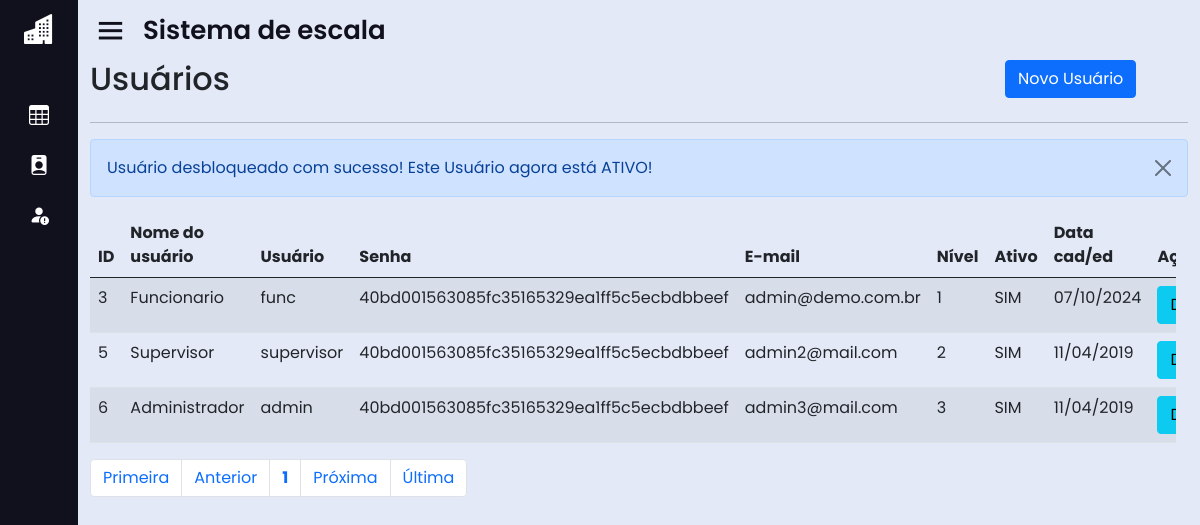
/home.php?page=lista_usu&msg=5 (signed in), run on the app's committed database.
### tables this page shows
CREATE TABLE IF NOT EXISTS `usuarios` (
  `id` int(11) unsigned NOT NULL AUTO_INCREMENT,
  `nome` varchar(50) NOT NULL,
  `usuario` varchar(25) NOT NULL,
  `senha` varchar(40) NOT NULL,
  `email` varchar(100) NOT NULL,
  `nivel` int(1) unsigned NOT NULL DEFAULT 1,
  `ativo` tinyint(1) NOT NULL DEFAULT 1,
  `dt_cadastro` datetime NOT NULL,
  PRIMARY KEY (`id`),
  UNIQUE KEY `usuario` (`usuario`),
  KEY `nivel` (`nivel`)
);

### sis/usuarios/lista_usu.php (the view, shortened to what this page needs)
<div id="main" class="container-fluid">
	<div id="top" class="row">
		<div class="col-md-10">
			<h2>Usuários</h2>
		</div>
		<div class="col-md-2">
			<a href="?page=fadd_usu" class="btn btn-primary pull-right h2">Novo Usuário</a>
		</div>
	</div>
	<hr/>
	<div><?php include "mensagens.php"; ?>	</div>
		<div id="list" class="row">
			<div class="table-responsive">
				<?php
					$quantidade = 5;
					$pagina = (isset($_GET['pagina'])) ? (int)$_GET['pagina'] : 1;
					$inicio = ($quantidade * $pagina) - $quantidade;
					$data_all = mysqli_query($con, "select * from usuarios order by id asc limit $inicio, $quantidade;");
					echo "<table class='table table-striped' cellspacing='0' cellpading='0'>";
					echo "<thead><tr>";
					echo "<td><strong>ID</strong></td>";
					echo "<td><strong>Nome do usuário</strong></td>";
					echo "<td><strong>Usuário</strong></td>";
					echo "<td class='d-none d-md-table-cell'><strong>Senha</strong></td>";
					echo "<td class='d-none d-md-table-cell'><strong>E-mail</strong></td>";
					echo "<td class='d-none d-md-table-cell'><strong>Nível</strong></td>";
					echo "<td class='d-none d-md-table-cell'><strong>Ativo</strong></td>";
					echo "<td class='d-none d-md-table-cell'><strong>Data cad/ed</strong></td>";
					echo "<td class='actions'><strong>Ações</strong></td>";
					echo "</tr></thead><tbody>";
					while($info = mysqli_fetch_array($data_all)){
						echo "<tr>";
						echo "<td>".$info['id']."</td>";
						echo "<td>".$info['nome']."</td>";
						echo "<td>".$info['usuario']."</td>";
						echo "<td class='d-none d-md-table-cell'>".$info['senha']."</td>";
						echo "<td class='d-none d-md-table-cell'>".$info['email']." </td>";
						echo "<td class='d-none d-md-table-cell'>".$info['nivel']."</td>";
						if($info['ativo'] == 1){
							echo "<td class='d-none d-md-table-cell'>SIM</td>";
						}else if($info['ativo'] == 0){
							echo "<td class='d-none d-md-table-cell'>NÃO</td>";
						}
						echo "<td class='d-none d-md-table-cell'>".date('d/m/Y',strtotime($info['dt_cadastro']))."</td>";
						echo "<td><div class='btn-group btn-group-xs'>";
						echo "<a class='btn btn-info btn-xs' href=?page=view_usu&id=".$info['id']."> Detalhar </a>";
					}
					echo "</tr></tbody></table>";
				?>
			</div>
		</div>
		<div id="bottom" class="row">
			<div class="col-md-12">
				<?php
					$sqlTotal 		= "select id from usuarios;";
					$qrTotal  		= mysqli_query($con, $sqlTotal);
					$numTotal 		= mysqli_num_rows($qrTotal);
					$totalpagina = (ceil($numTotal/$quantidade)<=0) ? 1 : ceil($numTotal/$quantidade);
					$anterior = (($pagina-1) <= 0) ? 1 : $pagina - 1;
					$posterior = (($pagina+1) >= $totalpagina) ? $totalpagina : $pagina+1;
					echo "<ul class='pagination'>";
					echo "<li class='page-item'><a class='page-link' href='?page=lista_usu&pagina=1'> Primeira</a></li> ";
					echo "<li class='page-item'><a class='page-link' href=\"?page=lista_usu&pagina=$anterior\"> Anterior</a></li> ";
					echo "<li class='page-item'><a class='page-link' href='?page=lista_usu&pagina=".$pagina."'><strong>".$pagina."</strong></a></li> ";
					echo "<li class='page-item'><a class='page-link' href=\"?page=lista_usu&pagina=$posterior\"> Pr&oacute;xima</a></li> ";
					echo "<li class='page-item'><a class='page-link' href=\"?page=lista_usu&pagina=$totalpagina\"> &Uacute;ltima</a></li></ul>";
				?>
			</div>
		</div>
</div>

### css/style.css (style rules this page uses)
* { margin: 0; padding: 0; box-sizing: border-box; font-family: 'Poppins', sans-serif; }
.row { width: 100%; }

### data on the page
usuarios: id "3", nome "Funcionario", usuario "func", senha "40bd001563085fc35165329ea1ff5c5ecbdbbeef", email "admin@demo.com.br", nivel "1", ativo "SIM", dt_cadastro "07/10/2024"
usuarios: id "5", nome "Supervisor", usuario "supervisor", senha "40bd001563085fc35165329ea1ff5c5ecbdbbeef", email "admin2@mail.com", nivel "2", ativo "SIM", dt_cadastro "11/04/2019"
usuarios: id "6", nome "Administrador", usuario "admin", senha "40bd001563085fc35165329ea1ff5c5ecbdbbeef", email "admin3@mail.com", nivel "3", ativo "SIM", dt_cadastro "11/04/2019"

### other printed values
$pagina "1"
